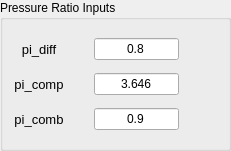
    <widget class="QGroupBox" name="groupBox_4">
     <property name="geometry">
      <rect>
       <x>820</x>
       <y>10</y>
       <width>231</width>
       <height>151</height>
      </rect>
     </property>
     <property name="title">
      <string>Pressure Ratio Inputs</string>
     </property>
     <layout class="QGridLayout" name="gridLayout_7">
      <property name="horizontalSpacing">
       <number>30</number>
      </property>
      <item row="1" column="2">
       <widget class="QLabel" name="label_40">
        <property name="font">
         <font>
          <pointsize>10</pointsize>
         </font>
        </property>
        <property name="text">
         <string/>
        </property>
        <property name="alignment">
         <set>Qt::AlignCenter</set>
        </property>
       </widget>
      </item>
      <item row="1" column="0">
       <widget class="QLabel" name="label_39">
        <property name="font">
         <font>
          <pointsize>10</pointsize>
         </font>
        </property>
        <property name="text">
         <string>pi_comp</string>
        </property>
        <property name="alignment">
         <set>Qt::AlignCenter</set>
        </property>
       </widget>
      </item>
      <item row="0" column="1">
       <widget class="QLineEdit" name="lineEdit_21">
        <property name="enabled">
         <bool>true</bool>
        </property>
        <property name="text">
         <string>0.8</string>
        </property>
        <property name="alignment">
         <set>Qt::AlignCenter</set>
        </property>
       </widget>
      </item>
      <item row="0" column="2">
       <widget class="QLabel" name="label_38">
        <property name="font">
         <font>
          <pointsize>10</pointsize>
         </font>
        </property>
        <property name="text">
         <string/>
        </property>
        <property name="alignment">
         <set>Qt::AlignCenter</set>
        </property>
       </widget>
      </item>
      <item row="1" column="1">
       <widget class="QLineEdit" name="lineEdit_22">
        <property name="enabled">
         <bool>true</bool>
        </property>
        <property name="text">
         <string>3.646</string>
        </property>
        <property name="alignment">
         <set>Qt::AlignCenter</set>
        </property>
       </widget>
      </item>
      <item row="0" column="0">
       <widget class="QLabel" name="label_37">
        <property name="font">
         <font>
          <pointsize>10</pointsize>
         </font>
        </property>
        <property name="text">
         <string>pi_diff</string>
        </property>
        <property name="alignment">
         <set>Qt::AlignCenter</set>
        </property>
       </widget>
      </item>
      <item row="2" column="0">
       <widget class="QLabel" name="label_121">
        <property name="font">
         <font>
          <pointsize>10</pointsize>
         </font>
        </property>
        <property name="text">
         <string>pi_comb</string>
        </property>
        <property name="alignment">
         <set>Qt::AlignCenter</set>
        </property>
       </widget>
      </item>
      <item row="2" column="1">
       <widget class="QLineEdit" name="lineEdit_61">
        <property name="enabled">
         <bool>true</bool>
        </property>
        <property name="text">
         <string>0.9</string>
        </property>
        <property name="alignment">
         <set>Qt::AlignCenter</set>
        </property>
       </widget>
      </item>
      <item row="2" column="2">
       <widget class="QLabel" name="label_122">
        <property name="font">
         <font>
          <pointsize>10</pointsize>
         </font>
        </property>
        <property name="text">
         <string/>
        </property>
        <property name="alignment">
         <set>Qt::AlignCenter</set>
        </property>
       </widget>
      </item>
     </layout>
    </widget>
